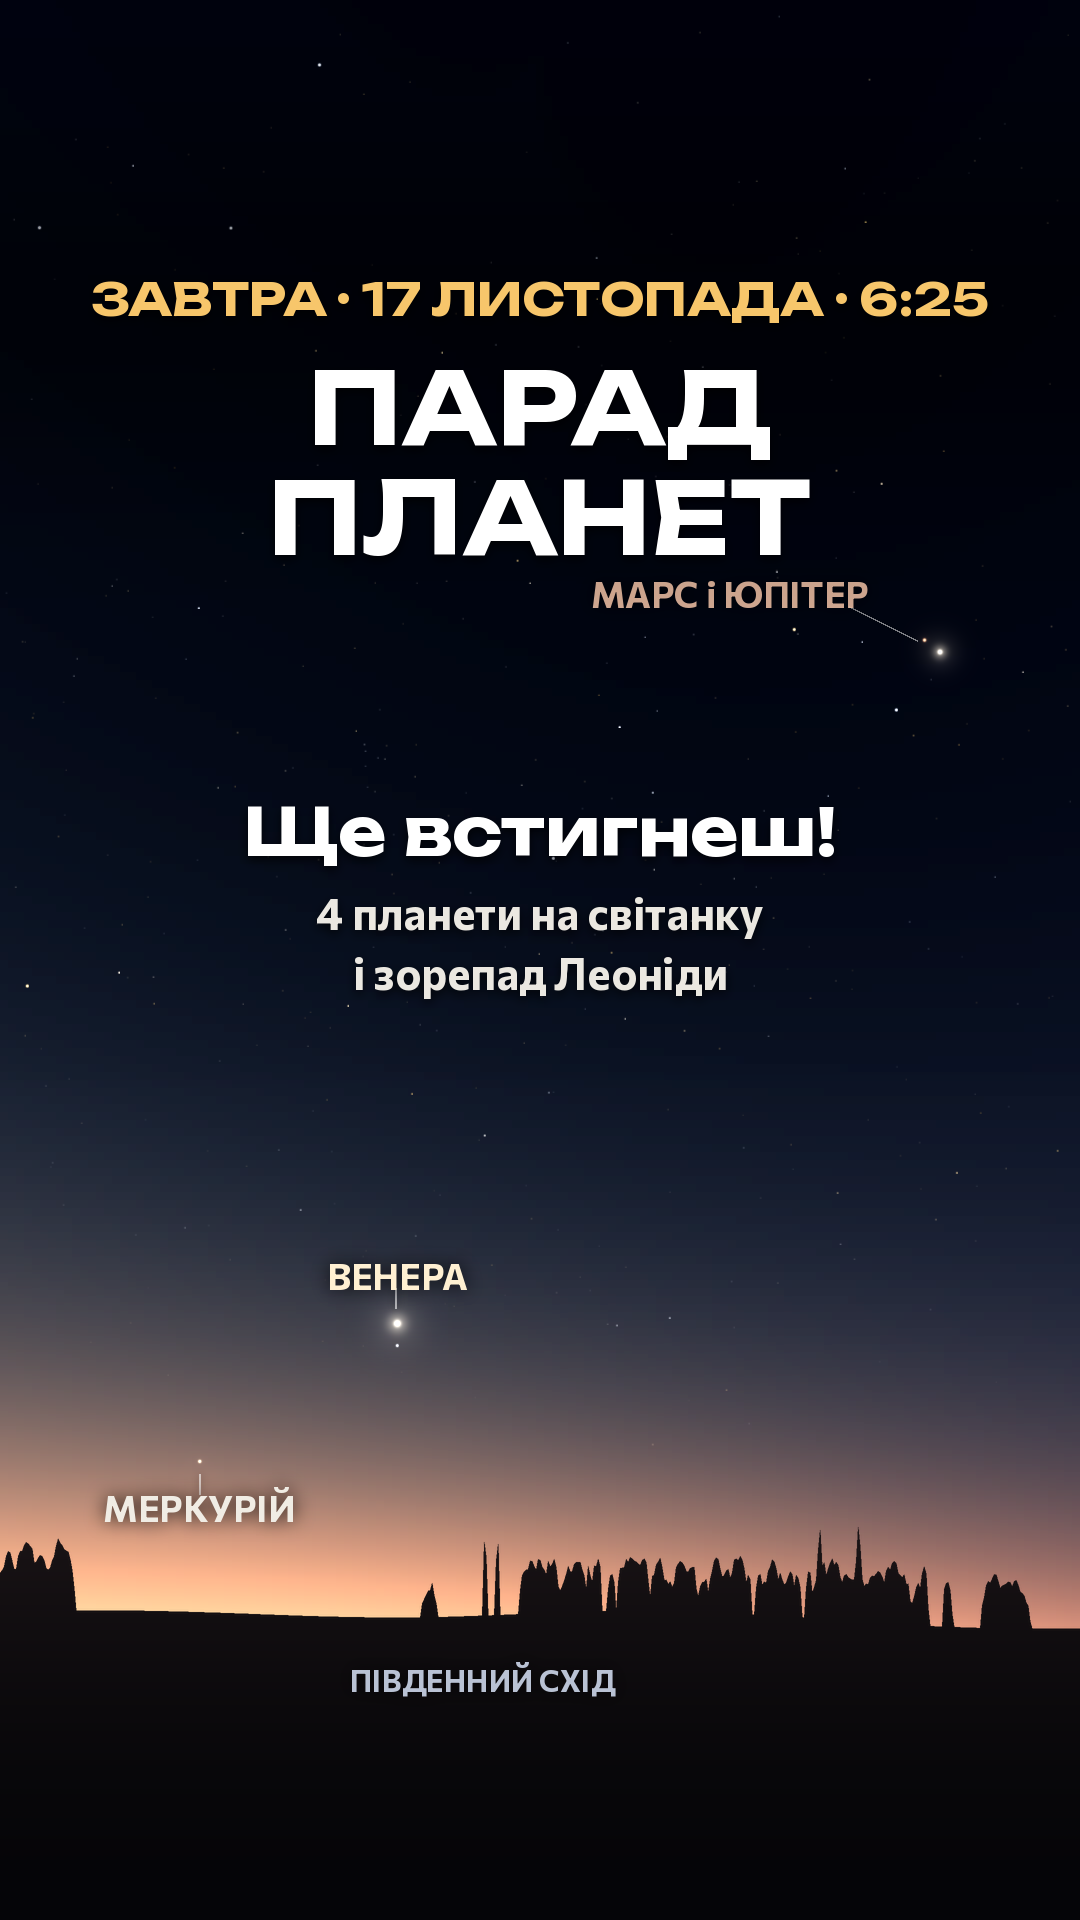

Source code (Python):
# Story 17.11 (reminder for 16.11 evening): the real sky of 16.11 6:20 (scenes/parade) + «Підеш дивитися?».
# The safe zone (top/bottom ~250 px) is kept clear; the middle is left empty for the «Запитання»/poll sticker.
#   python3 videos/stories/parade_story.py -> videos/stories/parade_story.png
import os, sys
HERE = os.path.dirname(os.path.abspath(__file__)); TOOLS = os.path.join(HERE, '..', 'tools')
sys.path.insert(0, os.path.join(TOOLS, 'scenes', 'parade')); sys.path.insert(0, TOOLS)
import make as M
from PIL import Image, ImageDraw, ImageFilter
import numpy as np
im = M.sky_frame(5.5).convert('RGB')
a = np.asarray(im).astype(np.float32) / 255
yy = np.linspace(0, 1, M.H)[:, None, None]
a *= 1 - 0.45 * np.exp(-((yy - 0.16) / 0.10) ** 2)          # a little shade under the title
im = Image.fromarray((a.clip(0, 1) * 255).astype(np.uint8)).convert('RGBA')
d = ImageDraw.Draw(im)
def ctext(y, t, f, fill):
    w = d.textlength(t, font=f); sh = Image.new('RGBA', im.size, (0, 0, 0, 0)); ImageDraw.Draw(sh).text(((M.W - w) / 2, y + 4), t, font=f, fill=(0, 0, 0, 200))
    im.alpha_composite(sh.filter(ImageFilter.GaussianBlur(5))); d.text(((M.W - w) / 2, y), t, font=f, fill=fill)
ctext(270, 'ЗАВТРА · 17 ЛИСТОПАДА · 6:25', M.fq(46), M.GOLD)
ctext(345, 'ПАРАД', M.fq(100), (255, 255, 255)); ctext(455, 'ПЛАНЕТ', M.fq(100), (255, 255, 255))
ctext(790, 'Ще встигнеш!', M.fq(66), (255, 255, 255))
ctext(885, '4 планети на світанку', M.fc(44, 700), (235, 232, 225)); ctext(945, 'і зорепад Леоніди', M.fc(44, 700), (235, 232, 225))
im.convert('RGB').save(os.path.join(HERE, 'parade_story2.png'))
print('ok')
